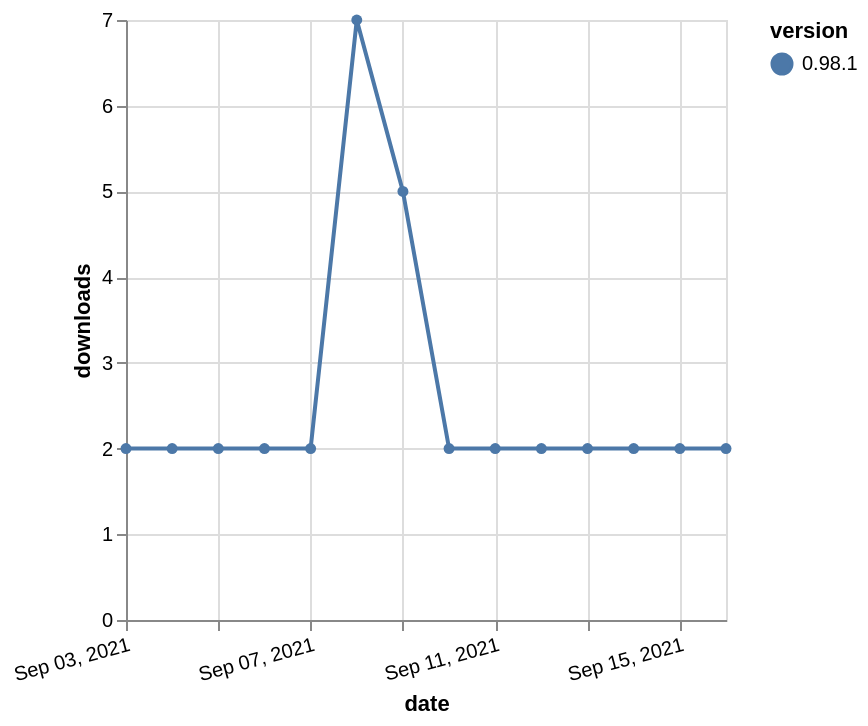

The Vega-Lite source for this figure:
### Vega-Lite specification from a JSON file in a GitHub repository (floating-point values rounded to 4 significant figures)
{"$schema": "https://vega.github.io/schema/vega-lite/v5.json", "description": "A simple bar chart with embedded data.", "data": {"values": [{"date": "2021-09-03", "total": 3377, "delta": 2, "version": "0.98.1"}, {"date": "2021-09-04", "total": 3379, "delta": 2, "version": "0.98.1"}, {"date": "2021-09-05", "total": 3381, "delta": 2, "version": "0.98.1"}, {"date": "2021-09-06", "total": 3383, "delta": 2, "version": "0.98.1"}, {"date": "2021-09-07", "total": 3385, "delta": 2, "version": "0.98.1"}, {"date": "2021-09-08", "total": 3392, "delta": 7, "version": "0.98.1"}, {"date": "2021-09-09", "total": 3397, "delta": 5, "version": "0.98.1"}, {"date": "2021-09-10", "total": 3399, "delta": 2, "version": "0.98.1"}, {"date": "2021-09-11", "total": 3401, "delta": 2, "version": "0.98.1"}, {"date": "2021-09-12", "total": 3403, "delta": 2, "version": "0.98.1"}, {"date": "2021-09-13", "total": 3405, "delta": 2, "version": "0.98.1"}, {"date": "2021-09-14", "total": 3407, "delta": 2, "version": "0.98.1"}, {"date": "2021-09-15", "total": 3409, "delta": 2, "version": "0.98.1"}, {"date": "2021-09-16", "total": 3411, "delta": 2, "version": "0.98.1"}]}, "width": "container", "mark": {"type": "line", "point": {"filled": true}}, "encoding": {"x": {"field": "date", "type": "temporal", "timeUnit": "yearmonthdate", "title": "date", "axis": {"labelAngle": -15}}, "y": {"field": "delta", "type": "quantitative", "title": "downloads"}, "color": {"field": "version", "type": "nominal"}, "tooltip": {"field": "delta"}}}
